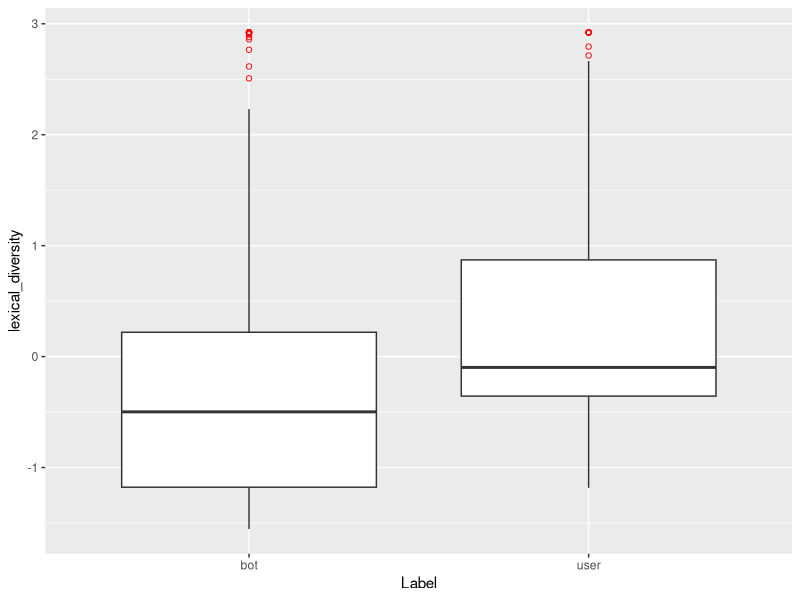
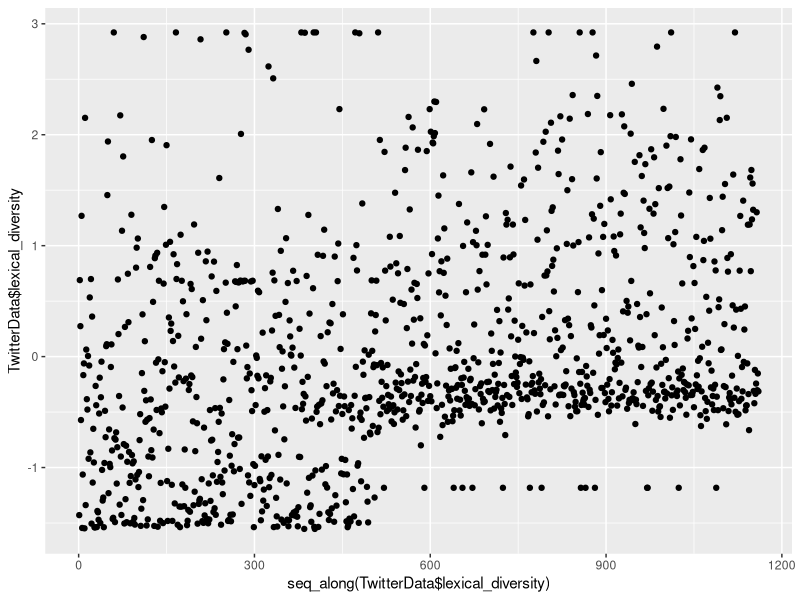
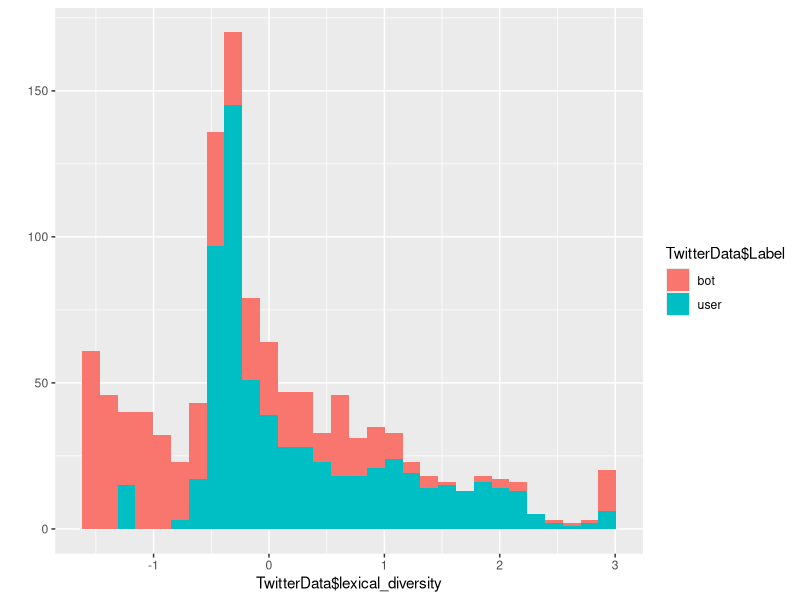
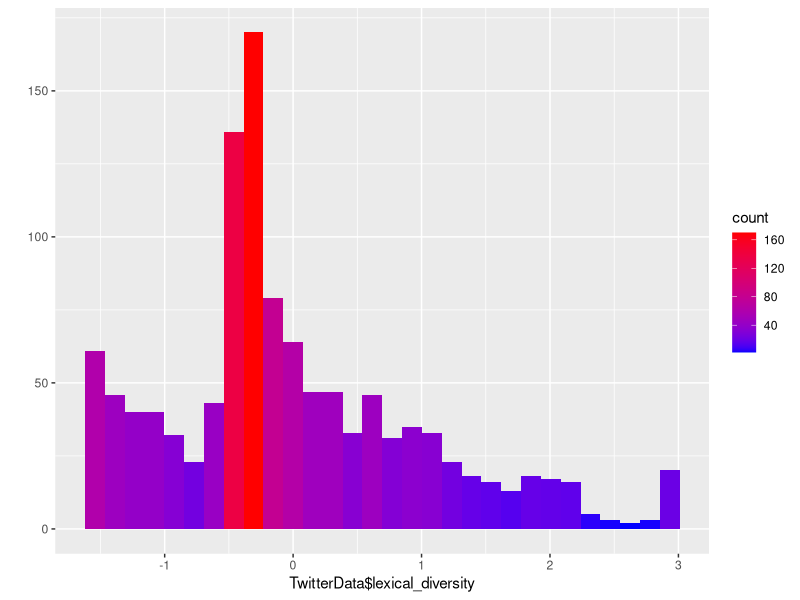
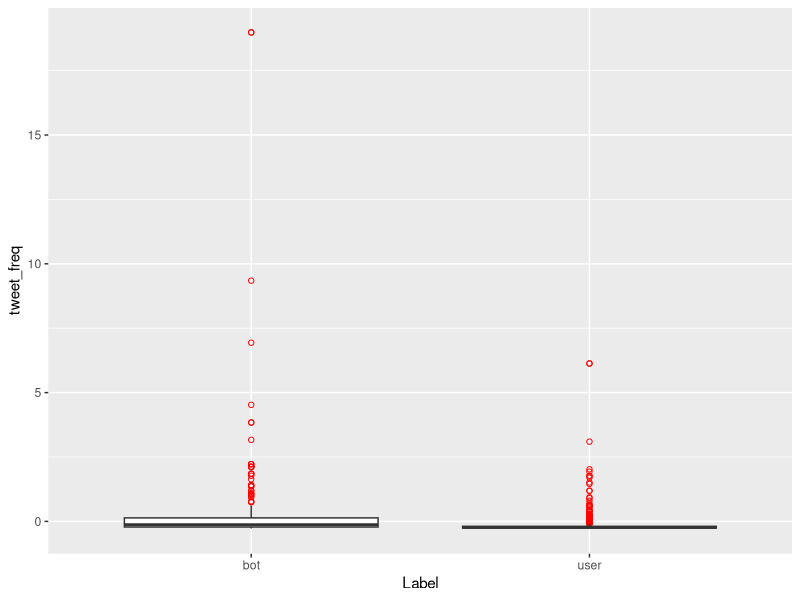
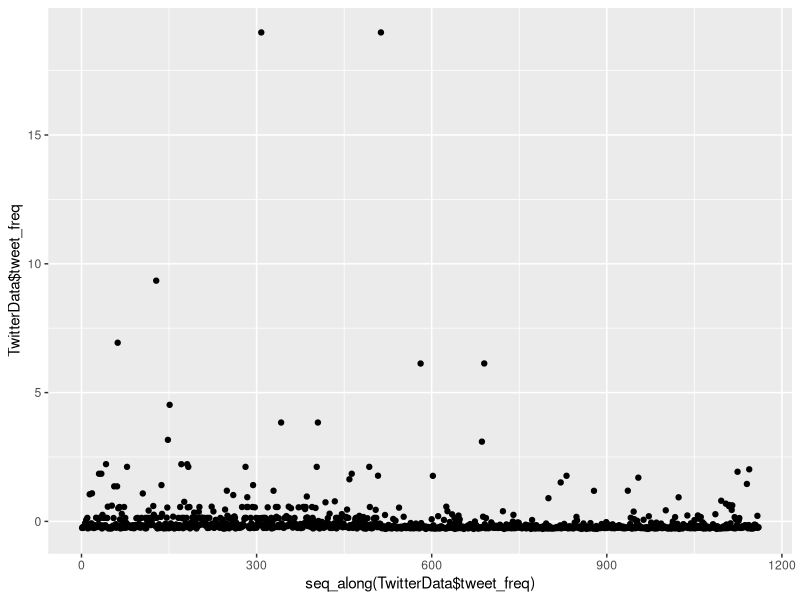
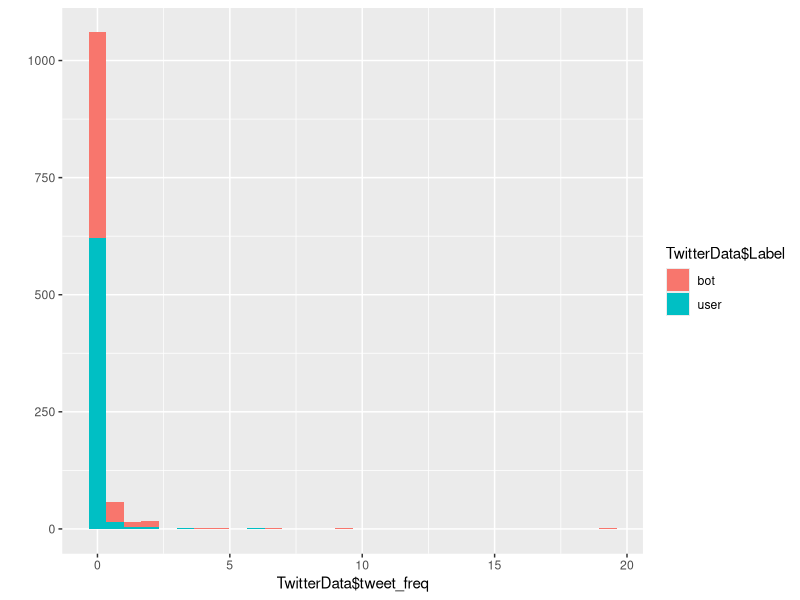
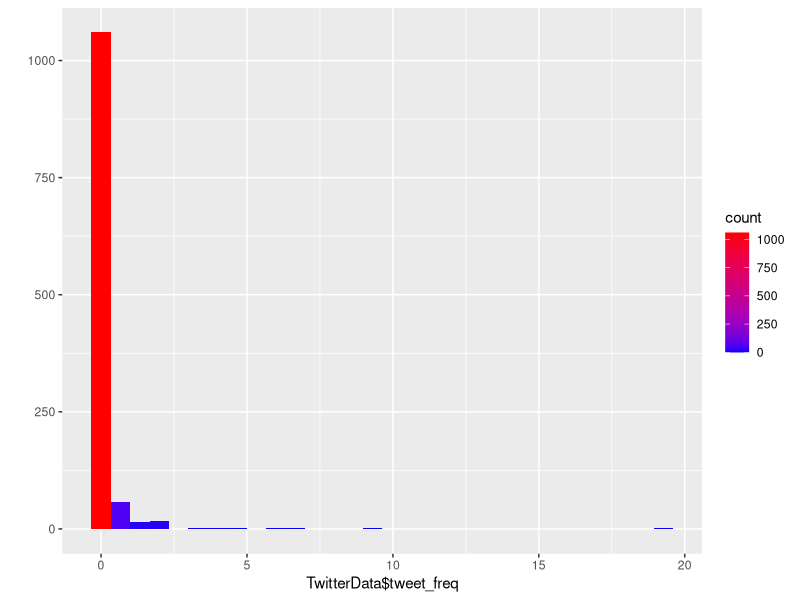

The R source for these figures, in order: (Note: this script raises an error after producing the figures.)
library('ggplot2')

bots <- read.csv("Bots.csv")
rownames(bots) <- bots$X
bots$X = NULL
bots <- as.data.frame(t(bots[,-1]))
bots$Label = factor('bot')

users <- read.csv("Users.csv")
rownames(users) <- users$X
users$X = NULL
users <- as.data.frame(t(users[,-1]))
users$Label = factor('user')

TwitterData <- rbind(bots, users)
rm(bots, users)

TwitterData[, -8] = scale(TwitterData[,-8])

#lexical diversity
#lex_normalized <- (TwitterData$lexical_diversity-min(TwitterData$lexical_diversity))/(max(TwitterData$lexical_diversity)-min(TwitterData$lexical_diversity))
lex_bp <- ggplot(TwitterData, aes(Label, lexical_diversity)) + geom_boxplot(outlier.colour = "red", outlier.shape = 1)
lex_Scatter <- qplot(seq_along(TwitterData$lexical_diversity), TwitterData$lexical_diversity)
lex_StackedBar <- qplot(x=TwitterData$lexical_diversity, fill=TwitterData$Label, geom="histogram") 
lex_heatBar <- qplot(x=TwitterData$lexical_diversity, fill=..count.., geom="histogram") + scale_fill_gradient(low="blue", high="red")

#tweet frequency
#tf_normalized <- (TwitterData$tweet_freq-min(TwitterData$tweet_freq))/(max(TwitterData$tweet_freq)-min(TwitterData$tweet_freq))
tf_bp <- ggplot(TwitterData, aes(Label, tweet_freq)) + geom_boxplot(outlier.colour = "red", outlier.shape = 1)
tf_Scatter <- qplot(seq_along(TwitterData$tweet_freq), TwitterData$tweet_freq)
tf_StackedBar <- qplot(x=TwitterData$tweet_freq, fill=TwitterData$Label, geom="histogram") 
tf_heatBar <- qplot(x=TwitterData$tweet_freq, fill=..count.., geom="histogram") + scale_fill_gradient(low="blue", high="red")

#statuses count
#sc_normalized <- (TwitterData$statuses_count-min(TwitterData$statuses_count))/(max(TwitterData$statuses_count)-min(TwitterData$statuses_count))
sc_bp <- ggplot(TwitterData, aes(Label, statuses_count)) + geom_boxplot(outlier.colour = "red", outlier.shape = 1)
sc_Scatter <- qplot(seq_along(TwitterData$statuses_count), TwitterData$statuses_count)
sc_StackedBar <- qplot(x=TwitterData$statuses_count, fill=TwitterData$Label, geom="histogram") 
sc_heatBar <- qplot(x=TwitterData$statuses_count, fill=..count.., geom="histogram") + scale_fill_gradient(low="blue", high="red")

#follower ratio
#fr_normalized <- (TwitterData$follower_ratio-min(TwitterData$follower_ratio))/(max(TwitterData$follower_ratio)-min(TwitterData$follower_ratio))
fr_bp <- ggplot(TwitterData, aes(Label, follower_ratio)) + geom_boxplot(outlier.colour = "red", outlier.shape = 1)
fr_Scatter <- qplot(seq_along(TwitterData$follower_ratio), TwitterData$follower_ratio)
fr_StackedBar <- qplot(x=TwitterData$follower_ratio, fill=TwitterData$Label, geom="histogram") 
fr_heatBar <- qplot(x=TwitterData$follower_ratio, fill=..count.., geom="histogram") + scale_fill_gradient(low="blue", high="red")

#listed count
#lc_normalized <- (TwitterData$listed_count-min(TwitterData$listed_count))/(max(TwitterData$listed_count)-min(TwitterData$listed_count))
lc_bp <- ggplot(TwitterData, aes(Label, listed_count)) + geom_boxplot(outlier.colour = "red", outlier.shape = 1)
lc_Scatter <- qplot(seq_along(TwitterData$listed_count), TwitterData$listed_count)
lc_StackedBar <- qplot(x=TwitterData$listed_count, fill=TwitterData$Label, geom="histogram") 
lc_heatBar <- qplot(x=TwitterData$listed_count, fill=..count.., geom="histogram") + scale_fill_gradient(low="blue", high="red")

#quotes
#q_normalized <- (TwitterData$quotes-min(TwitterData$quotes))/(max(TwitterData$quotes)-min(TwitterData$quotes))
q_bp <- ggplot(TwitterData, aes(Label, quotes)) + geom_boxplot(outlier.colour = "red", outlier.shape = 1)
q_Scatter <- qplot(seq_along(TwitterData$quotes), TwitterData$quotes)
q_StackedBar <- qplot(x=TwitterData$quotes, fill=TwitterData$Label, geom="histogram") 
q_heatBar <- qplot(x=TwitterData$quotes, fill=..count.., geom="histogram") + scale_fill_gradient(low="blue", high="red")

#replies
#r_normalized <- (TwitterData$replies-min(TwitterData$replies))/(max(TwitterData$replies)-min(TwitterData$replies))
r_bp <- ggplot(TwitterData, aes(Label, r)) + geom_boxplot(outlier.colour = "red", outlier.shape = 1)
r_Scatter <- qplot(seq_along(TwitterData$replies), TwitterData$replies)
r_StackedBar <- qplot(x=TwitterData$replies, fill=TwitterData$Label, geom="histogram") 
r_heatBar <- qplot(x=TwitterData$replies, fill=..count.., geom="histogram") + scale_fill_gradient(low="blue", high="red")

lex_bp
lex_Scatter
lex_StackedBar
lex_heatBar

tf_bp
tf_Scatter
tf_StackedBar
tf_heatBar

fr_bp
fr_Scatter
fr_StackedBar
fr_heatBar

sc_bp
sc_Scatter
sc_StackedBar
sc_heatBar

lc_bp
lc_Scatter
lc_StackedBar
lc_heatBar

q_bp
q_Scatter
q_StackedBar
q_heatBar

r_bp
r_Scatter
r_StackedBar
r_heatBar
